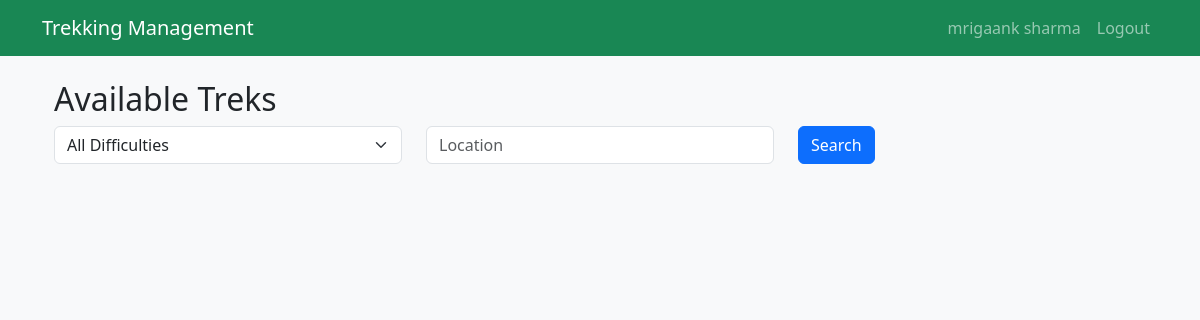
/user/treks (signed in), run on an earlier commit of the app's database.
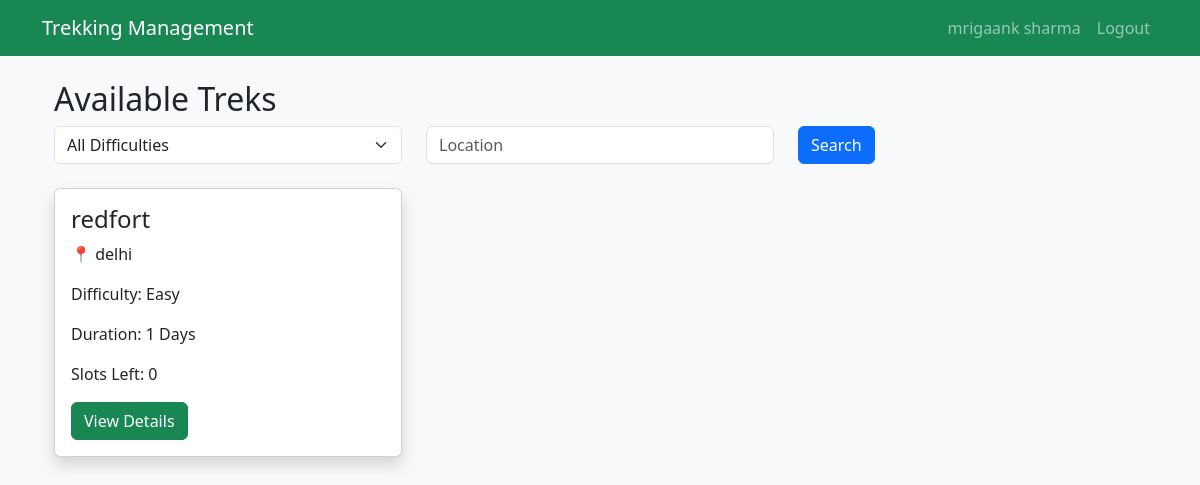
And on a later commit of the database.
### app/models.py (models this page shows)
class Trek(db.Model):
        __tablename__="treks"
        id=db.Column(db.Integer,primary_key=True)
        name=db.Column(db.String(100),nullable=False)
        location=db.Column(db.String(100),nullable=False)
        difficulty=db.Column(db.String(20),nullable=False)
        duration=db.Column(db.Integer)
        available_slots=db.Column(db.Integer)
        description=db.Column(db.Text)
        status=db.Column(
            db.Integer,
            default="Upcoming"
        )
        start_date=db.Column(db.Date)
        end_date=db.Column(db.Date)
        staff_id=db.Column(
            db.Integer,
            db.ForeignKey("users.id")
        )
        bookings=db.relationship(
            "Booking",
            backref="trek",
            lazy=True
        )

### app/user/treks.py (the view)
@user_bp.route("/treks")
@login_required
@user_required
def view_treks():
    difficulty = request.args.get("difficulty")
    location = request.args.get("location")
    query = Trek.query.filter_by(status="Open")
    if difficulty:
        query = query.filter_by(difficulty=difficulty)
    if location:
        query = query.filter(
            Trek.location.ilike(f"%{location}%")
        )
    treks = query.all()
    return render_template(
        "users/trek.html",
        treks=treks
    )

### app/extensions.py (called while the page is built)
@login_manager.user_loader
def load_user(user_id):
    return User.query.get(int(user_id))

### app/templates/users/trek.html (shortened to what this page needs)
{% extends 'base.html' %}
{% block content %}
<div class="container mt-4">
<h2>Available Treks</h2>
<form method="GET" class="row mb-4">
<div class="col-md-4">
<select
name="difficulty"
class="form-select">
<option value="">
All Difficulties
</option>
</select>
</div>
<div class="col-md-4">
<input
type="text"
name="location"
class="form-control"
placeholder="Location">
</div>
<div class="col-md-4">
<button
class="btn btn-primary">
Search
</button>
</div>
</form>
<div class="row">
{% for trek in treks %}
<div class="col-md-4 mb-4">
<div class="card shadow">
<div class="card-body">
<h4>
{{ trek.name }}
</h4>
<p>
📍 {{ trek.location }}
</p>
<p>
Difficulty:
{{ trek.difficulty }}
</p>
<p>
Duration:
{{ trek.duration }} Days
</p>
<p>
Slots Left:
{{ trek.available_slots }}
</p>
<a
class="btn btn-success"
href="{{ url_for('user.trek_details',trek_id=trek.id) }}">
View Details
</a>
</div>
</div>
</div>
{% endfor %}
</div>
</div>
{% endblock %}

What changed in the data, as far as the page shows it:
added Trek: name "redfort", location "delhi", difficulty "Easy", duration "1", available_slots "0"
